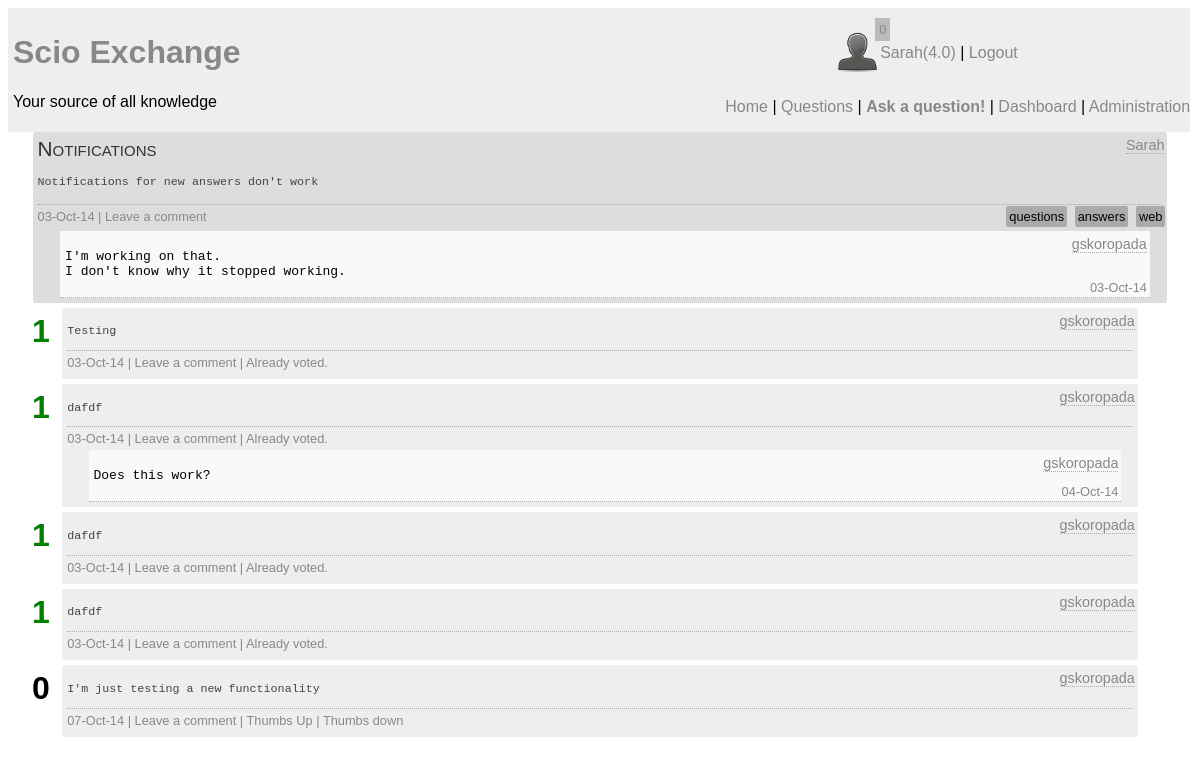
Screenshot of /question.php?id=21 (signed in) with the database file from the repository.
### tables this page shows
CREATE TABLE `question` (
  `question_id` int(10) unsigned NOT NULL AUTO_INCREMENT,
  `author` int(10) unsigned NOT NULL COMMENT 'Foreign Key',
  `question_title` text,
  `content` longtext,
  `tags` text,
  `timestamp` datetime NOT NULL,
  `status` char(1) NOT NULL DEFAULT 'O',
  PRIMARY KEY (`question_id`),
  KEY `author` (`author`),
  CONSTRAINT `question_ibfk_1` FOREIGN KEY (`author`) REFERENCES `user` (`UserID`)
);

CREATE TABLE `user` (
  `UserID` int(11) unsigned NOT NULL AUTO_INCREMENT,
  `email` varchar(30) NOT NULL,
  `screenName` varchar(25) NOT NULL,
  `reputation` float DEFAULT '0',
  `role` int(11) DEFAULT '0',
  `avatar` varchar(20) DEFAULT NULL,
  `pwd` varchar(255) NOT NULL,
  `active` bit(1) NOT NULL DEFAULT b'0',
  `moderated` bit(1) NOT NULL DEFAULT b'1',
  `pwdChange` bit(1) DEFAULT b'0',
  PRIMARY KEY (`UserID`)
);

CREATE TABLE `comment` (
  `comment_id` int(10) unsigned NOT NULL AUTO_INCREMENT,
  `comment_author` int(10) unsigned NOT NULL,
  `comment` longtext NOT NULL,
  `link` int(10) unsigned NOT NULL,
  `link_to` tinyint(4) DEFAULT NULL,
  `timestamp` datetime DEFAULT NULL,
  PRIMARY KEY (`comment_id`),
  KEY `author` (`comment_author`),
  KEY `link` (`link`),
  CONSTRAINT `comment_ibfk_1` FOREIGN KEY (`comment_author`) REFERENCES `user` (`UserID`)
);

CREATE TABLE `answer` (
  `answer_id` int(10) unsigned NOT NULL AUTO_INCREMENT,
  `author` int(10) unsigned NOT NULL,
  `content` longtext NOT NULL,
  `positive_votes` int(11) NOT NULL DEFAULT '0',
  `negative_votes` int(11) NOT NULL DEFAULT '0',
  `question` int(10) unsigned NOT NULL,
  `timestamp` datetime DEFAULT NULL,
  PRIMARY KEY (`answer_id`),
  KEY `author` (`author`),
  KEY `answer_question_idx` (`question`),
  CONSTRAINT `answer_ibfk_1` FOREIGN KEY (`author`) REFERENCES `user` (`UserID`),
  CONSTRAINT `answer_question` FOREIGN KEY (`question`) REFERENCES `question` (`question_id`) ON DELETE CASCADE ON UPDATE CASCADE
);

### vote.php (called while the page is built, shortened)
<?php
function checkVote($id) {
	global $con;
	$query = "SELECT count(answer) as voted FROM vote_tracking WHERE author=".$_SESSION['userid']." AND answer=".$id;
	$result = mysqli_query($con, $query);
	if(!$result) {
		echo "DB Error";
	} else{
		$voted = mysqli_fetch_array($result);
		if($voted['voted'] == 0) {
			return true;
		} else {
			return false;
		}
	}
}
?>

### questions_backend.php (the view, shortened to what this page needs)
<?php
function getAnswers($id, $slider) {
	global $con;
	$sql = "SELECT answer_id, author, content, (positive_votes-negative_votes) as rating, screenName, timestamp FROM answer INNER JOIN user on author = UserID WHERE question = $id ORDER BY rating DESC";
	$result = mysqli_query($con, $sql);
	while($answers = mysqli_fetch_assoc($result)) {
		echo "<div class='answer' id='ans_".$answers['answer_id']."'><span class='ans_content'><pre>".$answers['content']."</pre></span><span class='aauthor'><a href=\"user_profile.php?id="
				.$answers['author']."\">".$answers['screenName']."</a></span>";
		echo "<span id='rating_".$answers['answer_id']."' class='rating ";
		if($answers['rating']>0) {
			echo "r_pos";
		} else if ($answers['rating']<0){
			echo "r_neg";
		}
		echo "'>".$answers['rating']."</span>";
		echo "<div class='astats'>".date_format(new DateTime($answers['timestamp']), "d-M-y");
		if(isset($_SESSION['userid'])) {
			if($_SESSION['active']){
				echo " | <span id='".$answers['answer_id']."' class='click_option btnAComment'>Leave a comment</span>";
				if(checkVote($answers['answer_id'])) {
					if($_SESSION['userid'] != $answers['author']) {
						echo " | <span id='".$answers['answer_id']."' class='click_option thumb_up'>Thumbs Up</span>";
						echo " | <span id='".$answers['answer_id']."' class='click_option thumb_down'>Thumbs down</span>";
					}
				} else {
					echo " | Already voted.";
				}
			}
		}
		echo "</div>";
		if(!$slider) {
			getComments(1, $answers['answer_id']);
		}
		echo "</div>";
	}
}
function getComments($type, $id) {
	global $con;
	$sql = "SELECT comment_id, screenName, comment, timestamp, comment_author FROM comment INNER JOIN user ON UserID = comment_author WHERE link = $id AND link_to = $type";
	$result = mysqli_query($con, $sql);
	while($comment = mysqli_fetch_assoc($result)) {
		echo "<div class='comment'>";
		echo "<span class='cauthor'><a href='user_profile.php?id=".$comment['comment_author']."'>".$comment['screenName']."</a></span>";
		echo "<pre>".$comment['comment']."</pre>";
		echo "<span class='comment_timestamp'>".date_format(new DateTime($comment['timestamp']), "d-M-y")."</span>";
		echo "</div>";
	}
}
?>

### question.php (shortened to what this page needs)
<?php
require ("connect.php");
$sql = 'SELECT author, question_title, content, tags, timestamp, screenName FROM question INNER JOIN user ON author = UserID WHERE question_id = '.$_GET['id'];
$result = mysqli_query($con, $sql);
$question = mysqli_fetch_assoc($result);
include "html_start.php";
include "header.php";
require "vote.php";
require "questions_backend.php";
$d = new DateTime($question['timestamp']);
echo "<div id='wrapper'>";
echo "<div class='question'><p class='qtitle'>".$question['question_title']."</p>";
echo "<span class='qexcerpt'><p><pre>".$question['content']."</pre></p></span>";
echo "<span class='qstats'>".date_format($d,"d-M-y");
if(isset($_SESSION['userid'])) {
	if($_SESSION['active']) {
		echo " | <span id='".$_GET['id']."' class='btnQComment click_option'>Leave a comment</span>";
	}
}
echo "<span class='tags'>";
$tags = explode(',' , $question['tags']);
foreach($tags as $tag) {
	$tag = trim($tag);
	echo "<a href='tag.php?tag=$tag'>$tag</a> ";
}
echo "</span></span><span class='qauthor'><a href=\"user_profile.php?id=".$question['author']."\">" . $question['screenName']."</a></span>";
getComments(0, $_GET['id'] );
echo "</div>";
getAnswers($_GET['id'], false);
echo "</div>";
require("html_end.php");
?>

### styles/main.css (style rules this page uses)
body { font-family: sans-serif; }
#wrapper { position: relative; float: left; clear: right; width: 100%; }

### styles/header.css (style rules this page uses)
a:link, a:visited { color: #888; text-decoration: none; }

### styles/questions.css (style rules this page uses)
.question { position: relative; width: 95%; background-color: #ddd; margin: auto; margin-bottom: 5px; padding: 5px; border-radius: 3px; }
.rating { position: absolute; top: 3px; left: -3%; font-size: 2em; font-weight: 900; padding: 2px; }
.r_pos { color: green; }
.answer { position: relative; width: 90%; background-color: #eee; margin: auto; margin-bottom: 5px; padding: 5px; border-radius: 3px; }
.comment { width: 96%; margin-left: 2%; background-color: #f9f9f9; padding: 5px; border-bottom: dotted 1px #aaa; position: relative; }
.comment_timestamp { font-size: 0.8em; color: #888; position: absolute; bottom: 2px; right: 3px; }
.qtitle { font-size: 1.3em; font-variant: small-caps; padding: 0px; margin: 0px; margin-bottom: 4px; color: #333; }
.qauthor { position: absolute; top: 5px; right: 3px; font-size: 0.9em; border-bottom: dotted 1px #aaa; }
.aauthor { position: absolute; top: 5px; right: 3px; font-size: 0.9em; border-bottom: dotted 1px #aaa; }
.cauthor { position: absolute; top: 5px; right: 3px; font-size: 0.9em; border-bottom: dotted 1px #aaa; }
.qauthor > a:link, .qauthor > a:visited, .aauthor > a:link, .aauthor > a:visited, .cauthor > a:link, .cauthor > a:visited { color: #888; text-decoration: none; }
.qexcerpt { color: #444; font-size: 0.9em; display: block; }
.ans_content { color: #444; font-size: 0.9em; display: block; }
.qstats { margin-top: 3px; margin-bottom: 3px; border-top: dotted 1px #aaa; width: 100%; display: block; padding-top: 4px; padding-bottom: 4px; font-size: 0.8em; color: #888; }
.astats { margin-top: 3px; border-top: dotted 1px #aaa; width: 100%; display: block; padding-top: 4px; padding-bottom: 4px; font-size: 0.8em; color: #888; }
.tags { position: absolute; right: 0px; text-align: right; }
.tags > a:link, .tags > a:visited { background-color: #aaa; padding: 3px; margin: 2px; border-radius: 2px; color: black; text-decoration: none; }

### rows the page displays
question: question_title "Notifications", content "Notifications for new answers don't work", timestamp "03-Oct-14", tags "questions", tags "answers", tags "web", author.screenName "Sarah"
comment: comment_author.screenName "gskoropada", comment "I'm working on that. I don't know why it stopped working.", timestamp "03-Oct-14"
answer: content "Testing", author.screenName "gskoropada", rating "1", timestamp "03-Oct-14", shows "| Already voted."
answer: content "dafdf", author.screenName "gskoropada", rating "1", timestamp "03-Oct-14", shows "| Already voted."
comment: comment_author.screenName "gskoropada", comment "Does this work?", timestamp "04-Oct-14"
answer: content "dafdf", author.screenName "gskoropada", rating "1", timestamp "03-Oct-14", shows "| Already voted."
answer: content "dafdf", author.screenName "gskoropada", rating "1", timestamp "03-Oct-14", shows "| Already voted."
answer: content "I'm just testing a new functionality", author.screenName "gskoropada", rating "0", timestamp "07-Oct-14"

### other values shown
$nots "0"
$_SESSION['screenname'] "Sarah"
$_SESSION['reputation'] "4.0"
